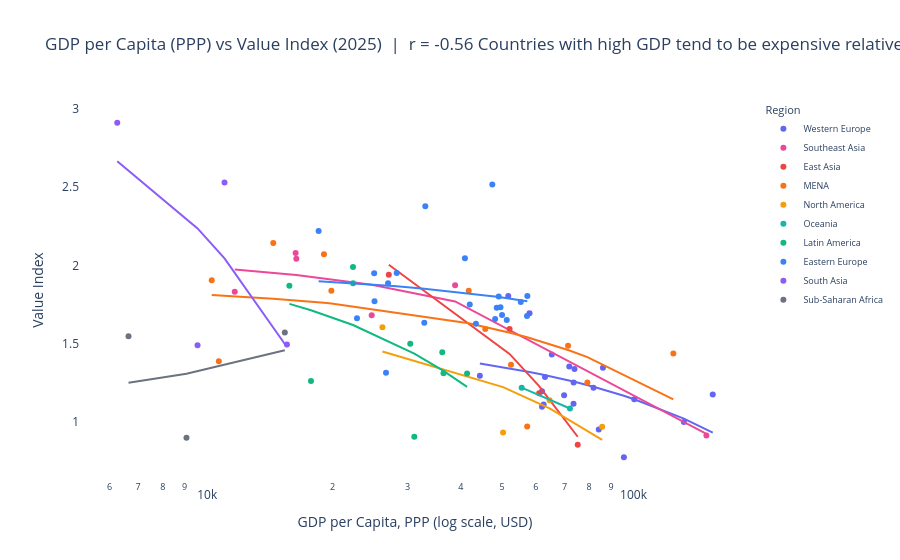

Here is the notebook cell this chart was saved with:
### Markdown cell above
---
## Section 5: Economic Indicators - What Predicts Value?

Two analyses using World Bank data test whether value is an economic phenomenon:

1. **GDP per capita vs value index** - does income level predict how much quality you get per dollar? We expect a negative relationship: richer countries cost more relative to the quality they offer, because high wages raise prices faster than they raise quality perception scores.

2. **Income group comparison** - World Bank groups countries into four income tiers. Upper-middle income countries are predicted to dominate the top-value tier: they are wealthy enough to maintain public services but not so expensive that costs outrun quality.

3. **Dimension correlations** - which of the four quality sub-indices most strongly predicts membership in the top-value quartile? This identifies which dimensions differentiate sweet-spot countries from the rest.

### Code cell
df_wb = df[df['gdp_per_capita_ppp'].notna()].copy()
df_wb['log_gdp'] = np.log10(df_wb['gdp_per_capita_ppp'])

corr = df_wb[['log_gdp','value_index']].corr().iloc[0,1]

fig = px.scatter(
    df_wb,
    x='gdp_per_capita_ppp',
    y='value_index',
    color='region',
    hover_name='Country',
    color_discrete_map=REGION_COLORS,
    log_x=True,
    trendline='ols',
    hover_data={
        'value_index':         ':.3f',
        'gdp_per_capita_ppp':  ':,.0f',
        'region':              False,
    },
    title=f'GDP per Capita (PPP) vs Value Index ({YEAR})  |  r = {corr:.2f}\n'
          'Countries with high GDP tend to be expensive relative to their quality',
    labels={
        'gdp_per_capita_ppp': 'GDP per Capita, PPP (log scale, USD)',
        'value_index':        'Value Index',
        'region':             'Region',
    },
)
fig.update_layout(plot_bgcolor='white', paper_bgcolor='white',
                  legend=dict(font=dict(size=9)))
fig.show()

print(f'Pearson r (log GDP vs value index): {corr:.3f}')
print(f'Countries included: {len(df_wb)}')

### Figure 1 — Plotly figure (JSON) as saved in the notebook; plotly's stock layout.template omitted (floating-point values rounded to 4 significant figures)
{"data": [{"customdata": [["Western Europe"], ["Western Europe"], ["Western Europe"], ["Western Europe"], ["Western Europe"], ["Western Europe"], ["Western Europe"], ["Western Europe"], ["Western Europe"], ["Western Europe"], ["Western Europe"], ["Western Europe"], ["Western Europe"], ["Western Europe"], ["Western Europe"], ["Western Europe"], ["Western Europe"], ["Western Europe"], ["Western Europe"], ["Western Europe"]], "hovertemplate": "<b>%{hovertext}</b><br><br>GDP per Capita, PPP (log scale, USD)=%{x:,.0f}<br>Value Index=%{y:.3f}<extra></extra>", "hovertext": ["Switzerland", "Iceland", "Norway", "Denmark", "Luxembourg", "Austria", "Netherlands", "Ireland", "United Kingdom", "Finland", "Germany", "France", "Belgium", "Sweden", "Italy", "Cyprus", "Malta", "Greece", "Spain", "Portugal"], "legendgroup": "Western Europe", "marker": {"color": "#6366F1", "symbol": "circle"}, "mode": "markers", "name": "Western Europe", "orientation": "v", "showlegend": true, "type": "scatter", "x": [96500.0, 84260.0, 102000.0, 81880.0, 155900.0, 73910.0, 86170.0, 133400.0, 62010.0, 65380.0, 73550.0, 62560.0, 73510.0, 71840.0, 62010.0, 63010.0, 69860.0, 44330.0, 57970.0, 51680.0], "xaxis": "x", "y": [0.772, 0.95, 1.143, 1.217, 1.173, 1.336, 1.344, 0.998, 1.095, 1.429, 1.251, 1.109, 1.114, 1.352, 1.194, 1.285, 1.168, 1.293, 1.694, 1.803], "yaxis": "y"}, {"hovertemplate": "<b>OLS trendline</b><br>value_index = -3.96175e-06 * gdp_per_capita_ppp + 1.54736<br>R<sup>2</sup>=0.208130<br><br>GDP per Capita, PPP (log scale, USD)=%{x:,.0f}<br>Value Index=%{y:.3f} <b>(trend)</b><extra></extra>", "legendgroup": "Western Europe", "marker": {"color": "#6366F1", "symbol": "circle"}, "mode": "lines", "name": "Western Europe", "showlegend": false, "type": "scatter", "x": [44330.0, 51680.0, 57970.0, 62010.0, 62010.0, 62560.0, 63010.0, 65380.0, 69860.0, 71840.0, 73510.0, 73550.0, 73910.0, 81880.0, 84260.0, 86170.0, 96500.0, 102000.0, 133400.0, 155900.0], "xaxis": "x", "y": [1.372, 1.343, 1.318, 1.302, 1.302, 1.3, 1.298, 1.288, 1.271, 1.263, 1.256, 1.256, 1.255, 1.223, 1.214, 1.206, 1.165, 1.143, 1.019, 0.9296], "yaxis": "y"}, {"customdata": [["Southeast Asia"], ["Southeast Asia"], ["Southeast Asia"], ["Southeast Asia"], ["Southeast Asia"], ["Southeast Asia"]], "hovertemplate": "<b>%{hovertext}</b><br><br>GDP per Capita, PPP (log scale, USD)=%{x:,.0f}<br>Value Index=%{y:.3f}<extra></extra>", "hovertext": ["Singapore", "Thailand", "Malaysia", "Philippines", "Vietnam", "Indonesia"], "legendgroup": "Southeast Asia", "marker": {"color": "#EC4899", "symbol": "circle"}, "mode": "markers", "name": "Southeast Asia", "orientation": "v", "showlegend": true, "type": "scatter", "x": [150700.0, 24710.0, 38780.0, 11790.0, 16390.0, 16450.0], "xaxis": "x", "y": [0.911, 1.68, 1.872, 1.831, 2.079, 2.042], "yaxis": "y"}, {"hovertemplate": "<b>OLS trendline</b><br>value_index = -7.576e-06 * gdp_per_capita_ppp + 2.06262<br>R<sup>2</sup>=0.891904<br><br>GDP per Capita, PPP (log scale, USD)=%{x:,.0f}<br>Value Index=%{y:.3f} <b>(trend)</b><extra></extra>", "legendgroup": "Southeast Asia", "marker": {"color": "#EC4899", "symbol": "circle"}, "mode": "lines", "name": "Southeast Asia", "showlegend": false, "type": "scatter", "x": [11790.0, 16390.0, 16450.0, 24710.0, 38780.0, 150700.0], "xaxis": "x", "y": [1.973, 1.938, 1.938, 1.875, 1.769, 0.921], "yaxis": "y"}, {"customdata": [["East Asia"], ["East Asia"], ["East Asia"], ["East Asia"]], "hovertemplate": "<b>%{hovertext}</b><br><br>GDP per Capita, PPP (log scale, USD)=%{x:,.0f}<br>Value Index=%{y:.3f}<extra></extra>", "hovertext": ["Hong Kong (China)", "South Korea", "Japan", "China"], "legendgroup": "East Asia", "marker": {"color": "#EF4444", "symbol": "circle"}, "mode": "markers", "name": "East Asia", "orientation": "v", "showlegend": true, "type": "scatter", "x": [75200.0, 61050.0, 52040.0, 27100.0], "xaxis": "x", "y": [0.852, 1.182, 1.593, 1.94], "yaxis": "y"}, {"hovertemplate": "<b>OLS trendline</b><br>value_index = -2.28853e-05 * gdp_per_capita_ppp + 2.62407<br>R<sup>2</sup>=0.949354<br><br>GDP per Capita, PPP (log scale, USD)=%{x:,.0f}<br>Value Index=%{y:.3f} <b>(trend)</b><extra></extra>", "legendgroup": "East Asia", "marker": {"color": "#EF4444", "symbol": "circle"}, "mode": "lines", "name": "East Asia", "showlegend": false, "type": "scatter", "x": [27100.0, 52040.0, 61050.0, 75200.0], "xaxis": "x", "y": [2.004, 1.433, 1.227, 0.9032], "yaxis": "y"}, {"customdata": [["MENA"], ["MENA"], ["MENA"], ["MENA"], ["MENA"], ["MENA"], ["MENA"], ["MENA"], ["MENA"], ["MENA"], ["MENA"], ["MENA"]], "hovertemplate": "<b>%{hovertext}</b><br><br>GDP per Capita, PPP (log scale, USD)=%{x:,.0f}<br>Value Index=%{y:.3f}<extra></extra>", "hovertext": ["Israel", "United Arab Emirates", "Qatar", "Saudi Arabia", "Kuwait", "Oman", "Jordan", "Turkey", "Morocco", "Tunisia", "Iran", "Egypt"], "legendgroup": "MENA", "marker": {"color": "#F97316", "symbol": "circle"}, "mode": "markers", "name": "MENA", "orientation": "v", "showlegend": true, "type": "scatter", "x": [57240.0, 79230.0, 126000.0, 71380.0, 52440.0, 41740.0, 10820.0, 45640.0, 10420.0, 14520.0, 19870.0, 19090.0], "xaxis": "x", "y": [0.969, 1.25, 1.436, 1.485, 1.363, 1.838, 1.386, 1.592, 1.904, 2.142, 1.837, 2.07], "yaxis": "y"}, {"hovertemplate": "<b>OLS trendline</b><br>value_index = -5.77503e-06 * gdp_per_capita_ppp + 1.86994<br>R<sup>2</sup>=0.319491<br><br>GDP per Capita, PPP (log scale, USD)=%{x:,.0f}<br>Value Index=%{y:.3f} <b>(trend)</b><extra></extra>", "legendgroup": "MENA", "marker": {"color": "#F97316", "symbol": "circle"}, "mode": "lines", "name": "MENA", "showlegend": false, "type": "scatter", "x": [10420.0, 10820.0, 14520.0, 19090.0, 19870.0, 41740.0, 45640.0, 52440.0, 57240.0, 71380.0, 79230.0, 126000.0], "xaxis": "x", "y": [1.81, 1.807, 1.786, 1.76, 1.755, 1.629, 1.606, 1.567, 1.539, 1.458, 1.412, 1.142], "yaxis": "y"}, {"customdata": [["North America"], ["North America"], ["North America"], ["North America"]], "hovertemplate": "<b>%{hovertext}</b><br><br>GDP per Capita, PPP (log scale, USD)=%{x:,.0f}<br>Value Index=%{y:.3f}<extra></extra>", "hovertext": ["United States", "Puerto Rico", "Canada", "Mexico"], "legendgroup": "North America", "marker": {"color": "#F59E0B", "symbol": "circle"}, "mode": "markers", "name": "North America", "orientation": "v", "showlegend": true, "type": "scatter", "x": [85810.0, 50250.0, 64610.0, 26190.0], "xaxis": "x", "y": [0.967, 0.93, 1.136, 1.604], "yaxis": "y"}, {"hovertemplate": "<b>OLS trendline</b><br>value_index = -9.49286e-06 * gdp_per_capita_ppp + 1.69762<br>R<sup>2</sup>=0.589391<br><br>GDP per Capita, PPP (log scale, USD)=%{x:,.0f}<br>Value Index=%{y:.3f} <b>(trend)</b><extra></extra>", "legendgroup": "North America", "marker": {"color": "#F59E0B", "symbol": "circle"}, "mode": "lines", "name": "North America", "showlegend": false, "type": "scatter", "x": [26190.0, 50250.0, 64610.0, 85810.0], "xaxis": "x", "y": [1.449, 1.221, 1.084, 0.883], "yaxis": "y"}, {"customdata": [["Oceania"], ["Oceania"]], "hovertemplate": "<b>%{hovertext}</b><br><br>GDP per Capita, PPP (log scale, USD)=%{x:,.0f}<br>Value Index=%{y:.3f}<extra></extra>", "hovertext": ["Australia", "New Zealand"], "legendgroup": "Oceania", "marker": {"color": "#14B8A6", "symbol": "circle"}, "mode": "markers", "name": "Oceania", "orientation": "v", "showlegend": true, "type": "scatter", "x": [72110.0, 55550.0], "xaxis": "x", "y": [1.084, 1.217], "yaxis": "y"}, {"hovertemplate": "<b>OLS trendline</b><br>value_index = -8.03138e-06 * gdp_per_capita_ppp + 1.66315<br>R<sup>2</sup>=1.000000<br><br>GDP per Capita, PPP (log scale, USD)=%{x:,.0f}<br>Value Index=%{y:.3f} <b>(trend)</b><extra></extra>", "legendgroup": "Oceania", "marker": {"color": "#14B8A6", "symbol": "circle"}, "mode": "lines", "name": "Oceania", "showlegend": false, "type": "scatter", "x": [55550.0, 72110.0], "xaxis": "x", "y": [1.217, 1.084], "yaxis": "y"}, {"customdata": [["Latin America"], ["Latin America"], ["Latin America"], ["Latin America"], ["Latin America"], ["Latin America"], ["Latin America"], ["Latin America"], ["Latin America"]], "hovertemplate": "<b>%{hovertext}</b><br><br>GDP per Capita, PPP (log scale, USD)=%{x:,.0f}<br>Value Index=%{y:.3f}<extra></extra>", "hovertext": ["Costa Rica", "Uruguay", "Panama", "Argentina", "Chile", "Ecuador", "Peru", "Colombia", "Brazil"], "legendgroup": "Latin America", "marker": {"color": "#10B981", "symbol": "circle"}, "mode": "markers", "name": "Latin America", "orientation": "v", "showlegend": true, "type": "scatter", "x": [31110.0, 36420.0, 41370.0, 30430.0, 36180.0, 15840.0, 17800.0, 22350.0, 22340.0], "xaxis": "x", "y": [0.903, 1.309, 1.308, 1.498, 1.443, 1.869, 1.26, 1.885, 1.989], "yaxis": "y"}, {"hovertemplate": "<b>OLS trendline</b><br>value_index = -2.08119e-05 * gdp_per_capita_ppp + 2.08298<br>R<sup>2</sup>=0.276613<br><br>GDP per Capita, PPP (log scale, USD)=%{x:,.0f}<br>Value Index=%{y:.3f} <b>(trend)</b><extra></extra>", "legendgroup": "Latin America", "marker": {"color": "#10B981", "symbol": "circle"}, "mode": "lines", "name": "Latin America", "showlegend": false, "type": "scatter", "x": [15840.0, 17800.0, 22340.0, 22350.0, 30430.0, 31110.0, 36180.0, 36420.0, 41370.0], "xaxis": "x", "y": [1.753, 1.712, 1.618, 1.618, 1.45, 1.436, 1.33, 1.325, 1.222], "yaxis": "y"}, {"customdata": [["Eastern Europe"], ["Eastern Europe"], ["Eastern Europe"], ["Eastern Europe"], ["Eastern Europe"], ["Eastern Europe"], ["Eastern Europe"], ["Eastern Europe"], ["Eastern Europe"], ["Eastern Europe"], ["Eastern Europe"], ["Eastern Europe"], ["Eastern Europe"], ["Eastern Europe"], ["Eastern Europe"], ["Eastern Europe"], ["Eastern Europe"], ["Eastern Europe"], ["Eastern Europe"], ["Eastern Europe"], ["Eastern Europe"], ["Eastern Europe"]], "hovertemplate": "<b>%{hovertext}</b><br><br>GDP per Capita, PPP (log scale, USD)=%{x:,.0f}<br>Value Index=%{y:.3f}<extra></extra>", "hovertext": ["Estonia", "Slovenia", "Lithuania", "Latvia", "Croatia", "Czech Republic", "Slovakia", "Albania", "Armenia", "Poland", "Hungary", "Serbia", "Bulgaria", "Romania", "Bosnia And Herzegovina", "Georgia", "North Macedonia", "Azerbaijan", "Kazakhstan", "Belarus", "Ukraine", "Russia"], "legendgroup": "Eastern Europe", "marker": {"color": "#3B82F6", "symbol": "circle"}, "mode": "markers", "name": "Eastern Europe", "orientation": "v", "showlegend": true, "type": "scatter", "x": [49970.0, 57190.0, 55290.0, 43390.0, 49550.0, 57290.0, 48130.0, 26700.0, 22820.0, 51260.0, 48550.0, 32830.0, 41970.0, 49080.0, 25040.0, 28290.0, 27000.0, 25090.0, 40890.0, 33010.0, 18550.0, 47400.0], "xaxis": "x", "y": [1.682, 1.676, 1.765, 1.626, 1.732, 1.804, 1.657, 1.312, 1.662, 1.65, 1.728, 1.632, 1.749, 1.801, 1.949, 1.951, 1.885, 1.77, 2.045, 2.378, 2.22, 2.517], "yaxis": "y"}, {"hovertemplate": "<b>OLS trendline</b><br>value_index = -3.30993e-06 * gdp_per_capita_ppp + 1.95915<br>R<sup>2</sup>=0.023175<br><br>GDP per Capita, PPP (log scale, USD)=%{x:,.0f}<br>Value Index=%{y:.3f} <b>(trend)</b><extra></extra>", "legendgroup": "Eastern Europe", "marker": {"color": "#3B82F6", "symbol": "circle"}, "mode": "lines", "name": "Eastern Europe", "showlegend": false, "type": "scatter", "x": [18550.0, 22820.0, 25040.0, 25090.0, 26700.0, 27000.0, 28290.0, 32830.0, 33010.0, 40890.0, 41970.0, 43390.0, 47400.0, 48130.0, 48550.0, 49080.0, 49550.0, 49970.0, 51260.0, 55290.0, 57190.0, 57290.0], "xaxis": "x", "y": [1.898, 1.884, 1.876, 1.876, 1.871, 1.87, 1.866, 1.85, 1.85, 1.824, 1.82, 1.816, 1.802, 1.8, 1.798, 1.797, 1.795, 1.794, 1.789, 1.776, 1.77, 1.77], "yaxis": "y"}, {"customdata": [["South Asia"], ["South Asia"], ["South Asia"], ["South Asia"]], "hovertemplate": "<b>%{hovertext}</b><br><br>GDP per Capita, PPP (log scale, USD)=%{x:,.0f}<br>Value Index=%{y:.3f}<extra></extra>", "hovertext": ["Sri Lanka", "Bangladesh", "India", "Pakistan"], "legendgroup": "South Asia", "marker": {"color": "#8B5CF6", "symbol": "circle"}, "mode": "markers", "name": "South Asia", "orientation": "v", "showlegend": true, "type": "scatter", "x": [15630.0, 9647.0, 11160.0, 6252.0], "xaxis": "x", "y": [1.494, 1.488, 2.53, 2.912], "yaxis": "y"}, {"hovertemplate": "<b>OLS trendline</b><br>value_index = -0.000126734 * gdp_per_capita_ppp + 3.45862<br>R<sup>2</sup>=0.460131<br><br>GDP per Capita, PPP (log scale, USD)=%{x:,.0f}<br>Value Index=%{y:.3f} <b>(trend)</b><extra></extra>", "legendgroup": "South Asia", "marker": {"color": "#8B5CF6", "symbol": "circle"}, "mode": "lines", "name": "South Asia", "showlegend": false, "type": "scatter", "x": [6252.0, 9647.0, 11160.0, 15630.0], "xaxis": "x", "y": [2.666, 2.236, 2.044, 1.477], "yaxis": "y"}, {"customdata": [["Sub-Saharan Africa"], ["Sub-Saharan Africa"], ["Sub-Saharan Africa"]], "hovertemplate": "<b>%{hovertext}</b><br><br>GDP per Capita, PPP (log scale, USD)=%{x:,.0f}<br>Value Index=%{y:.3f}<extra></extra>", "hovertext": ["South Africa", "Kenya", "Nigeria"], "legendgroup": "Sub-Saharan Africa", "marker": {"color": "#6B7280", "symbol": "circle"}, "mode": "markers", "name": "Sub-Saharan Africa", "orientation": "v", "showlegend": true, "type": "scatter", "x": [15460.0, 6644.0, 9087.0], "xaxis": "x", "y": [1.57, 1.546, 0.896], "yaxis": "y"}, {"hovertemplate": "<b>OLS trendline</b><br>value_index = 2.34856e-05 * gdp_per_capita_ppp + 1.09318<br>R<sup>2</sup>=0.078075<br><br>GDP per Capita, PPP (log scale, USD)=%{x:,.0f}<br>Value Index=%{y:.3f} <b>(trend)</b><extra></extra>", "legendgroup": "Sub-Saharan Africa", "marker": {"color": "#6B7280", "symbol": "circle"}, "mode": "lines", "name": "Sub-Saharan Africa", "showlegend": false, "type": "scatter", "x": [6644.0, 9087.0, 15460.0], "xaxis": "x", "y": [1.249, 1.307, 1.456], "yaxis": "y"}], "layout": {"legend": {"font": {"size": 9}, "title": {"text": "Region"}, "tracegroupgap": 0}, "paper_bgcolor": "white", "plot_bgcolor": "white", "title": {"text": "GDP per Capita (PPP) vs Value Index (2025)  |  r = -0.56\nCountries with high GDP tend to be expensive relative to their quality"}, "xaxis": {"anchor": "y", "domain": [0.0, 1.0], "title": {"text": "GDP per Capita, PPP (log scale, USD)"}, "type": "log"}, "yaxis": {"anchor": "x", "domain": [0.0, 1.0], "title": {"text": "Value Index"}}}}
